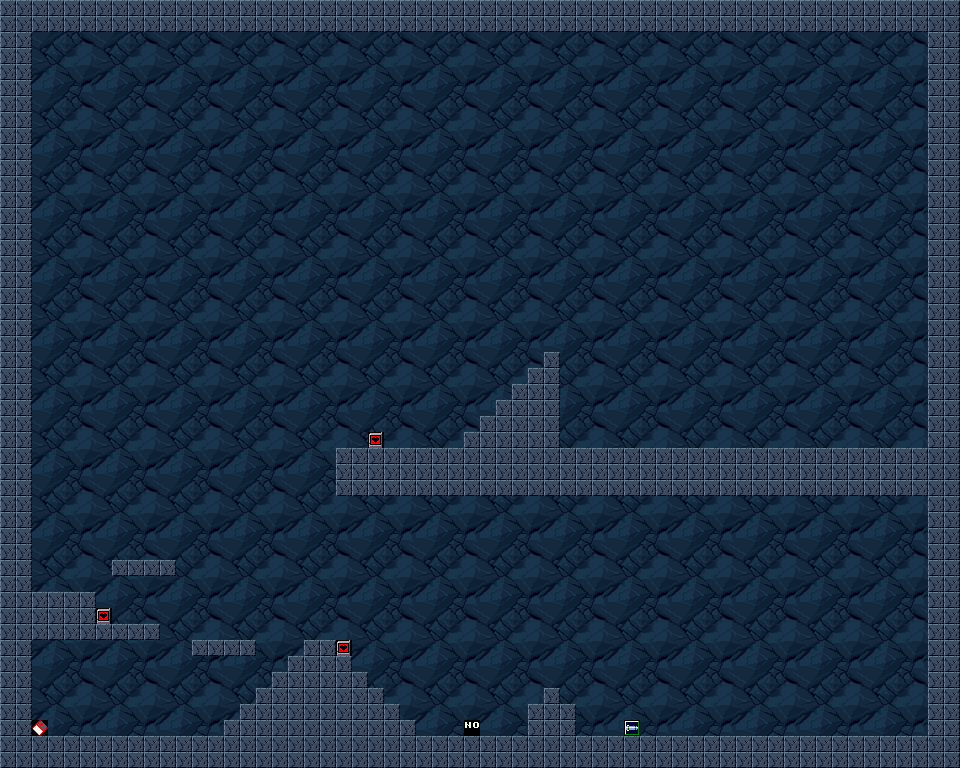

This is a level from a 2D game, rendered from its Tiled map with the project's own tilesets. A one-line summary and the map file follow, with tile-layer data summarised:
An orthogonal 60x48 tile map with 16x16 px tiles, 2 tile layers (background, Tile Layer 1), 4 tilesets and 50 objects (9x bat, 3x healthpack, Player, pistol, save, ...).

<map version="1.0" orientation="orthogonal" renderorder="right-down" width="60" height="48" tilewidth="16" tileheight="16" nextobjectid="133">
 <tileset firstgid="1" name="PrtCave" tilewidth="16" tileheight="16" tilecount="80" columns="16">
  <image source="../tilesets/PrtCave.png" width="256" height="80" />
 </tileset>
 <tileset firstgid="81" name="ArmsImage" tilewidth="16" tileheight="16" tilecount="16" columns="16">
  <image source="../tilesets/ArmsImage.png" width="256" height="16" />
  <tile id="0">
   <animation>
    <frame tileid="2" duration="100" />
    <frame tileid="14" duration="100" />
   </animation>
  </tile>
  <tile id="5">
   <animation>
    <frame tileid="5" duration="100" />
    <frame tileid="14" duration="100" />
   </animation>
  </tile>
 </tileset>
 <tileset firstgid="97" name="NpcSym" tilewidth="16" tileheight="16" tilecount="300" columns="20">
  <image source="../tilesets/NpcSym.png" width="320" height="240" />
  <tile id="18">
   <animation>
    <frame tileid="18" duration="100" />
    <frame tileid="19" duration="100" />
   </animation>
  </tile>
  <tile id="26">
   <animation>
    <frame tileid="26" duration="100" />
    <frame tileid="27" duration="100" />
    <frame tileid="28" duration="100" />
    <frame tileid="29" duration="100" />
    <frame tileid="30" duration="100" />
    <frame tileid="31" duration="100" />
    <frame tileid="32" duration="100" />
    <frame tileid="33" duration="100" />
   </animation>
  </tile>
 </tileset>
 <tileset firstgid="397" name="bkBlue" tilewidth="16" tileheight="16" tilecount="16" columns="4">
  <image source="../backgrounds/bkBlue.png" width="64" height="64" />
 </tileset>
 <layer name="background" width="60" height="48">
  <data>[2880 cells, 2880 non-empty, 17 distinct tile ids]</data>
 </layer>
 <objectgroup name="spawn points">
  <object id="18" name="Player" x="689" y="656" width="13" height="9">
   <ellipse />
  </object>
 </objectgroup>
 <objectgroup name="collisions">
  <object id="20" x="1" y="0" width="959" height="30" />
  <object id="21" x="1" y="736" width="959" height="31" />
  <object id="22" x="929" y="31" width="31" height="704" />
  <object id="23" x="0" y="31" width="35" height="704" />
  <object id="24" x="528" y="704" width="47.3333" height="32" />
  <object id="25" x="544.667" y="688" width="14.6667" height="14.6667" />
  <object id="26" x="304.667" y="639.333" width="30" height="15.3333" />
  <object id="27" x="288.667" y="656.667" width="62.6667" height="14" />
  <object id="28" x="272" y="672.667" width="94.6667" height="14" />
  <object id="29" x="256" y="689.333" width="128" height="12.6667" />
  <object id="30" x="240.667" y="704" width="158.667" height="14.6667" />
  <object id="31" x="225.333" y="719.333" width="189.333" height="15.3333" />
  <object id="32" x="34.6667" y="592" width="61.3333" height="46" />
  <object id="33" x="96.6667" y="624.667" width="63.3333" height="12.6667" />
  <object id="34" x="114" y="559.333" width="62" height="14.6667" />
  <object id="35" x="192" y="638.667" width="62.6667" height="16" />
  <object id="36" x="336.667" y="448.667" width="591.333" height="46" />
  <object id="37" x="464.667" y="432" width="94" height="14.6667" />
  <object id="38" x="480.667" y="415.333" width="79.3333" height="15.3333" />
  <object id="39" x="497.333" y="400.667" width="62" height="14.6667" />
  <object id="40" x="512.667" y="384" width="46" height="14.6667" />
  <object id="41" x="528.667" y="368" width="31.3333" height="14" />
  <object id="42" x="546" y="351.333" width="14" height="16" />
  <object id="118" x="181" y="560" width="35.75" height="9" />
  <object id="119" x="202.5" y="544.5" width="37.75" height="15.25" />
  <object id="120" x="227.75" y="529.5" width="35.75" height="15" />
  <object id="121" x="246" y="515" width="34.5" height="14.25" />
  <object id="128" x="270" y="502" width="31.3333" height="11.6667" />
  <object id="130" x="290.667" y="489" width="31" height="13" />
  <object id="131" x="312.333" y="473" width="23.3333" height="15" />
  <object id="132" x="327.333" y="460.667" width="9" height="11.6667" />
 </objectgroup>
 <layer name="Tile Layer 1" width="60" height="48">
  <data>[2880 cells, 211 non-empty, 5 distinct tile ids]</data>
 </layer>
 <objectgroup name="slopes">
  <object id="64" x="801" y="734">
   <polyline points="0,0 127,-105" />
  </object>
  <object id="101" x="176" y="559.5">
   <polyline points="0,0 161.25,-114" />
  </object>
 </objectgroup>
 <objectgroup name="items">
  <object id="56" name="pistol" x="465.25" y="721.25" width="14" height="13.75">
   <properties>
    <property name="id" value="2729" />
   </properties>
  </object>
  <object id="58" name="healthpack" x="337.333" y="641.333" width="13.3333" height="14.3333">
   <properties>
    <property name="id" value="2421" />
   </properties>
  </object>
  <object id="59" name="healthpack" x="97.3333" y="609.667" width="12.6667" height="12.6667">
   <properties>
    <property name="id" value="2286" />
   </properties>
  </object>
  <object id="60" name="save" x="33.3333" y="721" width="14.6667" height="14.3333">
   <properties>
    <property name="id" value="2702" />
   </properties>
  </object>
  <object id="61" name="healthpack" x="369" y="433.333" width="13.6667" height="13.6667">
   <properties>
    <property name="id" value="1643" />
   </properties>
  </object>
  <object id="123" name="rocketlauncher" x="625.25" y="721.5" width="13.75" height="13.5">
   <properties>
    <property name="id" value="2739" />
   </properties>
  </object>
 </objectgroup>
 <objectgroup color="#0000ff" name="enemies">
  <object id="45" name="bat" x="133.333" y="508" width="10" height="8">
   <ellipse />
  </object>
  <object id="46" name="bat" x="58" y="540.667" width="10" height="8.66667">
   <ellipse />
  </object>
  <object id="47" name="bat" x="437.333" y="682" width="10.6667" height="9.33333">
   <ellipse />
  </object>
  <object id="48" name="bat" x="318.667" y="585.333" width="10" height="9.33333">
   <ellipse />
  </object>
  <object id="49" name="bat" x="215.333" y="596.667" width="12" height="10">
   <ellipse />
  </object>
  <object id="50" name="bat" x="380" y="394" width="8" height="6.66667">
   <ellipse />
  </object>
  <object id="53" name="bat" x="589.333" y="416" width="4.66667" height="5.33333">
   <ellipse />
  </object>
  <object id="54" name="bat" x="546.667" y="307.333" width="4.66667" height="5.33333">
   <ellipse />
  </object>
  <object id="55" name="bat" x="488" y="348.667" width="6" height="7.33333">
   <ellipse />
  </object>
  <object id="124" name="trump" x="743.333" y="330.667" width="6.66667" height="4">
   <ellipse />
  </object>
 </objectgroup>
</map>